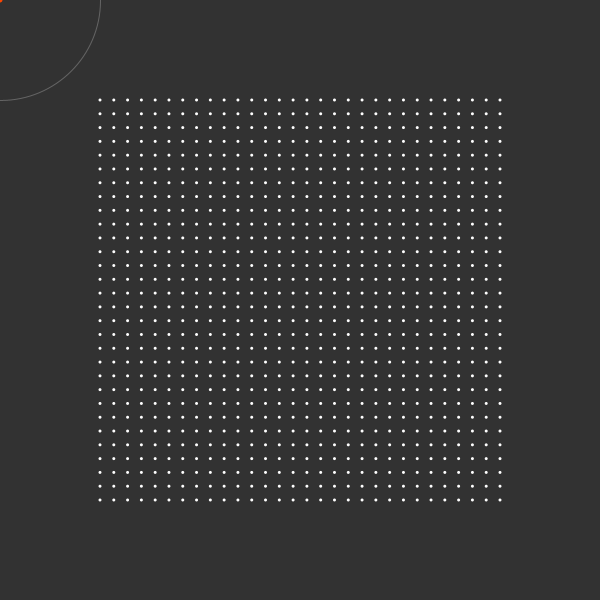
Frame 1 (no input)
Frame 60 (the mouse pressed at the canvas centre just before this capture): identical to frame 1, image omitted
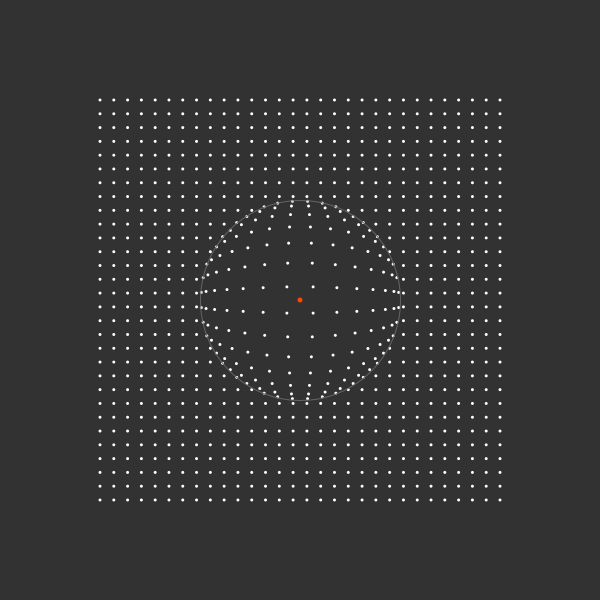
Frame 120 (the mouse held since frame 60 and released just before this capture)

The Processing sketch that drew these frames (run headless with seeded random() and noise(); from frame 60 on, the mouse is pressed at the canvas centre):

// Processing sketch: grid_mouse_influence_blowup
// ── grid_mouse_influence_blowup.pde
int gridCols = 30;  // Spalten
int gridRows = 30;  // Zeilen

float margin = 100;  // Rand
float influence = 100;   // Einflussbereich der Maus (Radius)

void setup() {
  size(600, 600);
}

void draw() {
  background(50);

  noStroke();
  fill(255);

  for (int r = 0; r < gridRows; r++) {   // Zeilen
    for (int c = 0; c < gridCols; c++) {   // Elemente der Zeile
      float x = map(r, 0, gridRows - 1, margin, width - margin);   // x Position
      float y = map(c, 0, gridCols - 1, margin, height - margin);   // y Position

      float distance = dist(mouseX, mouseY, x, y);

      if (distance < influence) {
        float shiftX = mouseX - x;
        float shiftY = mouseY - y;
        
        float strength = map(distance, 0, influence,  1.0, 0.0);
        
        ellipse(x - shiftX * strength, y - shiftY * strength, 3, 3);
      } else {
        ellipse(x, y, 3, 3);
      }
    }
  }

  noFill();
  stroke(100);  
  ellipse(mouseX, mouseY, influence * 2.0, influence * 2.0);

  noStroke();
  fill(255, 69, 0);
  ellipse(mouseX, mouseY, 5, 5);
}
